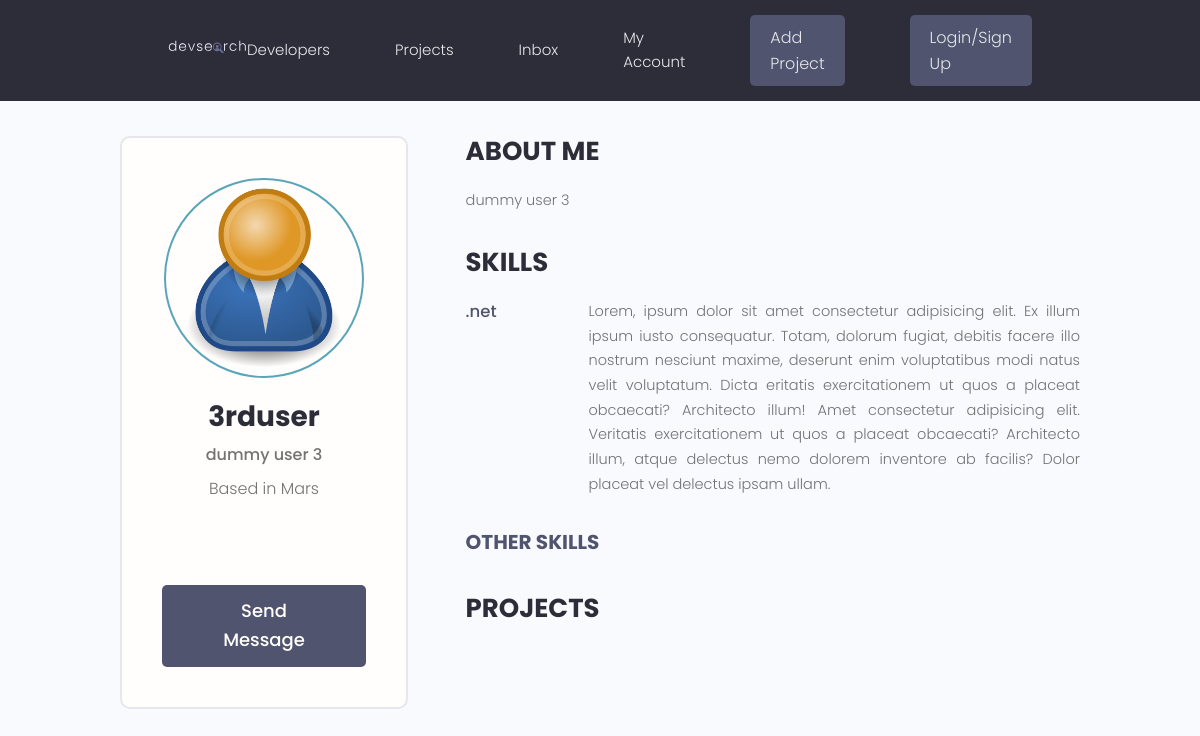
/profile/7f921e28-af0c-4f8e-a67d-cba5278c4e24/, run on an earlier commit of the app's database.
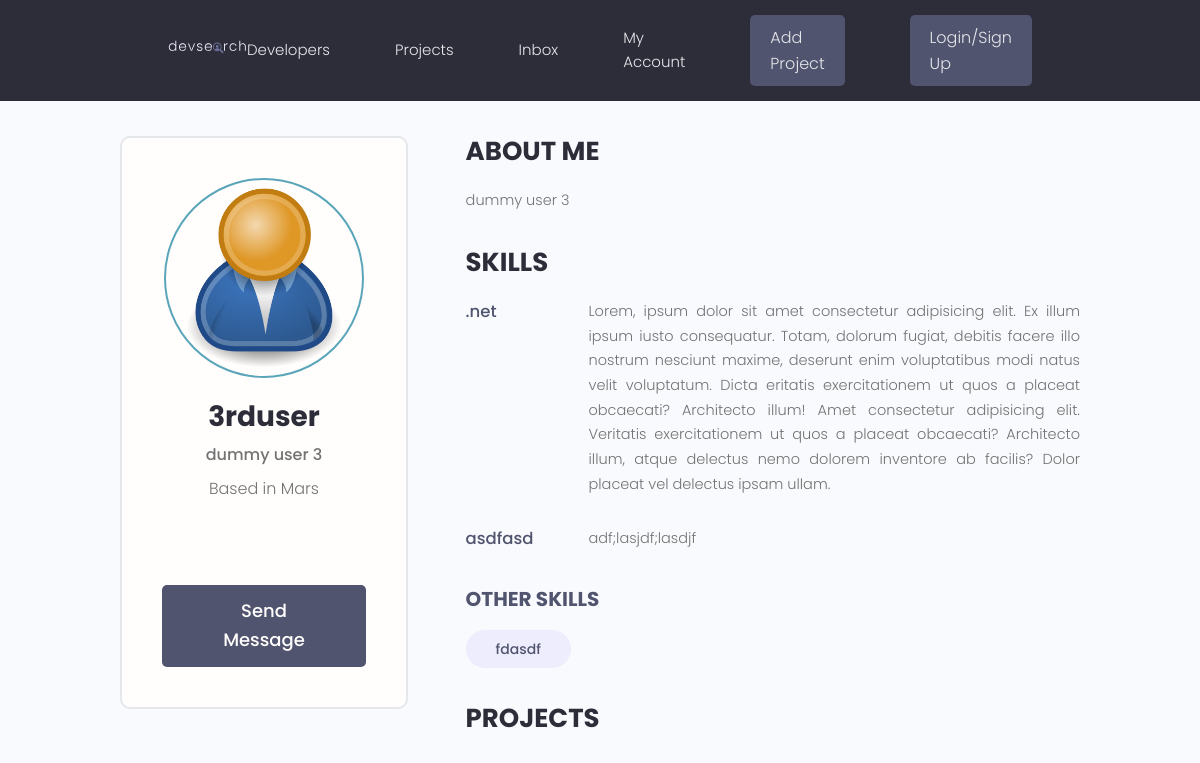
And on a later commit of the database.
### users/models.py (models this page shows, shortened)
class Skill(models.Model):
    owner = models.ForeignKey(Profile, on_delete=models.CASCADE, null=True, blank=True)
    name = models.CharField(max_length=200, blank=True, null=True)
    description = models.TextField(null=True, blank=True)
    created = models.DateTimeField(auto_now_add=True)
    id = models.UUIDField(default=uuid.uuid4, unique=True, primary_key=True, editable=False)

### users/views.py (the view)
# urls.py: path('profile/<str:pk>/', views.userProfile, name="user-profile"),
def userProfile(request, pk):
    profile = Profile.objects.get(id=pk)
    topSkills = profile.skill_set.exclude(description__exact="")
    otherSkills = profile.skill_set.filter(description="")
    context = {'profile':profile, 'topSkills':topSkills, 'otherSkills':otherSkills}
    return render(request, 'users/user-profile.html', context)

### users/templates/users/user-profile.html (shortened to what this page needs)
{% extends 'main.html' %}
{% block content %}
<main class="profile my-md">
    <div class="container">
        <div class="layout">
            <div class="column column--1of3">
                <div class="card text-center">
                    <div class="card__body dev">
                        <img class="avatar avatar--xl" src="{{ profile.profile_image.url }}" />
                        <h2 class="dev__name">{{profile.name}}</h2>
                        <p class="dev__title">{{profile.short_intro}}</p>
                        <p class="dev__location"> Based in {{profile.location}}</p>
                        <ul class="dev__social">
                        </ul>
                        <a href="#" class="btn btn--sub btn--lg">Send Message </a>
                    </div>
                </div>
            </div>
            <div class="column column--2of3">
                <div class="devInfo">
                    <h3 class="devInfo__title">About Me</h3>
                    <p class="devInfo__about">{{profile.bio}}</p>
                </div>
                <div class="devInfo">
                    <h3 class="devInfo__title">Skills</h3>
                    <div class="devInfo__skills">
                       {% for skill in topSkills %}
                        <div class="devSkill">
                            <h4 class="devSkill__title">{{skill.name}}</h4>
                            <p class="devSkill__info">{{skill.description}}</p>
                        </div>
                        {% endfor %}
                        <h3 class="devInfo__subtitle">Other Skills</h3>
                        <div class="devInfo__otherSkills">
                            {% for skill in otherSkills %}
                            <span class="tag tag--pill tag--sub tag--lg">
                                <small>{{skill.name}}</small>
                            </span>
                            {% endfor %}
                        </div>
                    </div>
                </div>
                <div class="devInfo">
                    <h3 class="devInfo__title">Projects</h3>
                </div>
            </div>
        </div>
    </div>
</main>
{% endblock content %}

What changed in the data, as far as the page shows it:
added Skill: name "asdfasd", description "adf;lasjdf;lasdjf", shown under "SKILLS"
added Skill: name "fdasdf", shown under "OTHER SKILLS"
